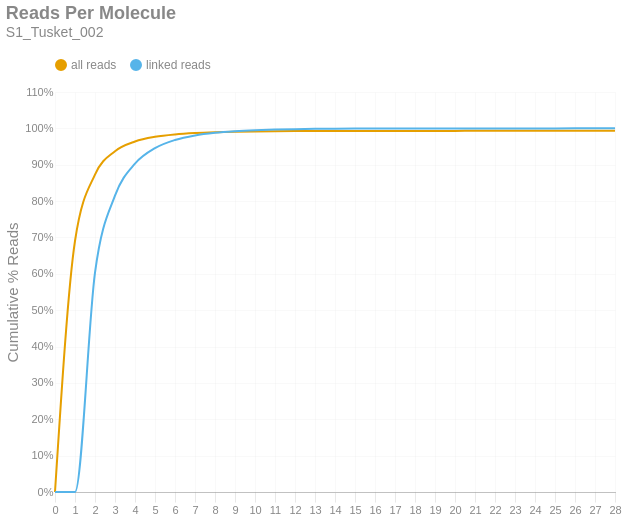

This figure's notebook cell:
### Markdown cell above
### Reads per Molecule
This chart shows the cumulative distribution of the number of reads per linked molecule. That is, how many alignments are associated with a unique molecule. This excludes the number of reads associated with invalid or absent linked-read barcodes. The `linked` histogram is the percentages recalculated when disregarding singletons.

### Code cell
if SKIPLR:
    print_html(f"Skipped")
else:
    counts = np.bincount(valids['reads'].cast(pl.Int64).to_numpy())
    weighted = counts * np.arange(len(counts))
    all_perc = weighted / n_reads
    linked_perc = weighted / n_linked_reads
    linked_perc[1] = 0
    binned_df = pl.DataFrame({
        'readsper': list(range(len(counts))),
        'all reads (cumsum)': np.cumsum(all_perc).tolist(),
        'linked reads (cumsum)': np.cumsum(linked_perc).tolist(),
    })

    with SafeRender(binned_df):
        (
            density_plot(binned_df, 'Reads Per Molecule', samplename, 'readspmol')
            .encode(
                x=alt.X('readsper:O', title=None).axis(labelAngle=0).scale(padding=0),
                y=alt.Y('value:Q', title='Cumulative % Reads').axis(format='%').stack(False),
                color=alt.Color("key:N").scale(domain=["all reads", "linked reads"]),
                tooltip=[
                    alt.Tooltip("key:N", title="Data Type"),
                    alt.Tooltip("readsper:O", title="Reads Per Molecule"),
                    alt.Tooltip("value:Q", format=".2%", title="% Reads (Cum.)")
                ]            
            )
        ).display()

### Figure 1 — Vega-Lite specification as saved in the notebook (floating-point values rounded to 4 significant figures)
{"width": "container", "height": 400, "config": {"title": {"anchor": "start", "dy": -15, "fontSize": 18, "color": "#888888", "subtitleColor": "#888888", "subtitleFontSize": 14}, "arc": {"fill": "#0072B2"}, "axis": {"domainColor": "#888888", "domainWidth": 0.5, "gridWidth": 0.2, "grid": false, "titleFontWeight": 400, "titleFontSize": 15, "labelFontSize": 11, "labelColor": "#888888", "tickColor": "#888888", "tickWidth": 0.2, "titleColor": "#888888"}, "axisBand": {"grid": false}, "axisX": {"grid": true, "tickSize": 10, "domainCap": "round"}, "axisY": {"domain": false, "grid": true, "tickSize": 0, "domainCap": "round"}, "background": "transparent", "header": {"labelFontSize": 15, "labelColor": "#888888", "titleFontSize": 15, "titleFontWeight": 600, "titleColor": "#888888"}, "legend": {"labelFont": "sans-serif", "labelFontSize": 12, "labelColor": "#888888", "symbolSize": 100, "symbolType": "circle", "titleFontSize": 12, "titlePadding": 10, "titleColor": "#888888", "title": null, "orient": "top"}, "range": {"category": ["#E69F00", "#56B4E9", "#009E73", "#F0E442", "#0072B2", "#D55E00", "#CC79A7", "#000000"], "diverging": ["#cfe8f3", "#a2d4ec", "#73bfe2", "#46abdb", "#1696d2", "#12719e"]}, "area": {"fill": "#0072B2", "fillOpacity": 0.7, "line": true, "strokeOpacity": 0.7}, "line": {"color": "#0072B2", "stroke": "#0072B2", "strokeWidth": 2}, "trail": {"color": "#0072B2", "stroke": "#0072B2", "strokeWidth": 0, "size": 1}, "point": {"filled": true, "fillOpacity": 1.0, "size": 95}, "text": {"color": "#888888", "fontSize": 11, "align": "right", "fontWeight": 400, "size": 11}, "bar": {"fill": "#0072B2", "stroke": null}, "view": {"stroke": null, "continuousWidth": 660, "continuousHeight": 400}}, "data": {"name": "data-f1cd2f727b9802248df55b9ad3a15d78"}, "mark": {"type": "line", "interpolate": "monotone", "point": {"opacity": 0, "size": 275}}, "encoding": {"color": {"field": "key", "scale": {"domain": ["all reads", "linked reads"]}, "type": "nominal"}, "tooltip": [{"field": "key", "title": "Data Type", "type": "nominal"}, {"field": "readsper", "title": "Reads Per Molecule", "type": "ordinal"}, {"field": "value", "format": ".2%", "title": "% Reads (Cum.)", "type": "quantitative"}], "x": {"axis": {"labelAngle": 0}, "field": "readsper", "scale": {"padding": 0}, "title": null, "type": "ordinal"}, "y": {"axis": {"format": "%"}, "field": "value", "stack": false, "title": "Cumulative % Reads", "type": "quantitative"}}, "params": [{"name": "param_c36ac31b6afebe62", "select": {"type": "point", "fields": ["key"]}, "bind": "legend"}], "title": {"text": "Reads Per Molecule", "subtitle": "S1_Tusket_002"}, "transform": [{"fold": ["all reads (cumsum)", "linked reads (cumsum)"]}, {"calculate": "replace(datum.key, ' (cumsum)', '')", "as": "key"}, {"filter": {"param": "param_c36ac31b6afebe62"}}], "usermeta": {"embedOptions": {"downloadFileName": "S1_Tusket_002.readspmol"}}, "$schema": "https://vega.github.io/schema/vega-lite/v6.1.0.json", "datasets": {"data-f1cd2f727b9802248df55b9ad3a15d78": [{"readsper": 0, "all reads (cumsum)": 0.0, "linked reads (cumsum)": 0.0}, {"readsper": 1, "all reads (cumsum)": 0.6902, "linked reads (cumsum)": 0.0}, {"readsper": 2, "all reads (cumsum)": 0.8729, "linked reads (cumsum)": 0.6031}, {"readsper": 3, "all reads (cumsum)": 0.937, "linked reads (cumsum)": 0.8148}, {"readsper": 4, "all reads (cumsum)": 0.9637, "linked reads (cumsum)": 0.903}, {"readsper": 5, "all reads (cumsum)": 0.9766, "linked reads (cumsum)": 0.9456}, {"readsper": 6, "all reads (cumsum)": 0.9834, "linked reads (cumsum)": 0.968}, {"readsper": 7, "all reads (cumsum)": 0.9872, "linked reads (cumsum)": 0.9806}, {"readsper": 8, "all reads (cumsum)": 0.9894, "linked reads (cumsum)": 0.9878}, {"readsper": 9, "all reads (cumsum)": 0.9907, "linked reads (cumsum)": 0.992}, {"readsper": 10, "all reads (cumsum)": 0.9915, "linked reads (cumsum)": 0.9948}, {"readsper": 11, "all reads (cumsum)": 0.9921, "linked reads (cumsum)": 0.9966}, {"readsper": 12, "all reads (cumsum)": 0.9925, "linked reads (cumsum)": 0.9978}, {"readsper": 13, "all reads (cumsum)": 0.9927, "linked reads (cumsum)": 0.9986}, {"readsper": 14, "all reads (cumsum)": 0.9928, "linked reads (cumsum)": 0.9991}, {"readsper": 15, "all reads (cumsum)": 0.9929, "linked reads (cumsum)": 0.9994}, {"readsper": 16, "all reads (cumsum)": 0.993, "linked reads (cumsum)": 0.9996}, {"readsper": 17, "all reads (cumsum)": 0.993, "linked reads (cumsum)": 0.9997}, {"readsper": 18, "all reads (cumsum)": 0.9931, "linked reads (cumsum)": 0.9998}, {"readsper": 19, "all reads (cumsum)": 0.9931, "linked reads (cumsum)": 0.9999}, {"readsper": 20, "all reads (cumsum)": 0.9931, "linked reads (cumsum)": 0.9999}, {"readsper": 21, "all reads (cumsum)": 0.9931, "linked reads (cumsum)": 0.9999}, {"readsper": 22, "all reads (cumsum)": 0.9931, "linked reads (cumsum)": 0.9999}, {"readsper": 23, "all reads (cumsum)": 0.9931, "linked reads (cumsum)": 1.0}, {"readsper": 24, "all reads (cumsum)": 0.9931, "linked reads (cumsum)": 1.0}, {"readsper": 25, "all reads (cumsum)": 0.9931, "linked reads (cumsum)": 1.0}, {"readsper": 26, "all reads (cumsum)": 0.9931, "linked reads (cumsum)": 1.0}, {"readsper": 27, "all reads (cumsum)": 0.9931, "linked reads (cumsum)": 1.0}, {"readsper": 28, "all reads (cumsum)": 0.9931, "linked reads (cumsum)": 1.0}]}}
